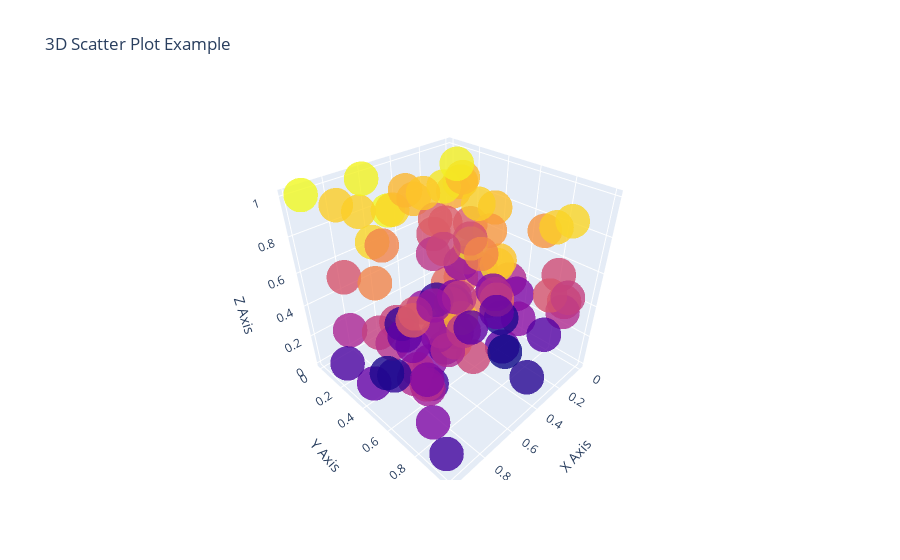

The notebook cell saved with this chart:
### Code cell
import plotly.graph_objs as go
import numpy as np

# 샘플 데이터 생성
x, y, z = np.random.random(100), np.random.random(100), np.random.random(100)

# 3D 산점도 생성
fig = go.Figure(data=[go.Scatter3d(x=x, y=y, z=z,
                                   mode='markers',
                                   marker=dict(size=12,
                                               color=z,  # 색상은 z 값에 따라 설정
                                               opacity=0.8))])

# 레이아웃 설정
fig.update_layout(title='3D Scatter Plot Example',
                  scene=dict(
                      xaxis_title='X Axis',
                      yaxis_title='Y Axis',
                      zaxis_title='Z Axis'
                  ))

# 그래프 표시
fig.show()
